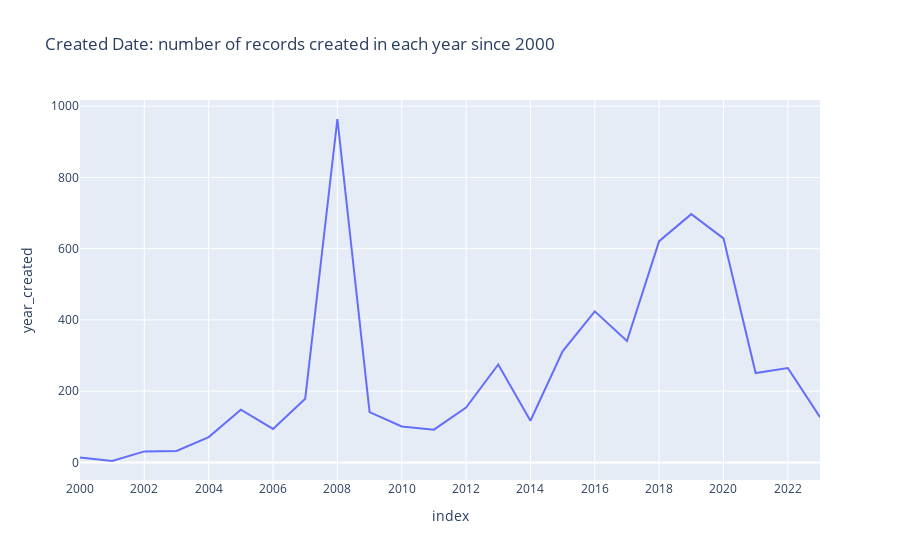

The notebook cell saved with this chart:
### Code cell
# Create the visuals
fig_topic = px.bar(df_topic, y='index', x='features_properties_topicCategory', title='Topic 10 Categories',orientation='h')
fig_status = px.bar(df_status, y='index', x='features_properties_status', title='Top 10 Status',orientation='h')
fig_spatial = px.pie(df_spatial, values='features_properties_spatialRepresentation', names='index', title='Spatial Representations: Breakdown of Spatial Representations for metadata records ')
fig_type = px.pie(df_type, values='features_properties_type', names='index', title='Feature Types: Breakdown of Feature Types for metadata records')
fig_standard = px.pie(df_standard, values='features_properties_metadataStandard_en', names='index', title='Metadata Standards of the records')
fig_language= px.pie(df_language, values='features_properties_language', names='index', title='Languages of the records')
fig_year_published = px.line(df_year_published, x='index', y='year_published', title='Published Date: number of records published in each year since 2000')
fig_year_created = px.line(df_year_created, x='index', y='year_created', title='Created Date: number of records created in each year since 2000')
# Update x-axis tick interval
fig_year_published.update_xaxes(tick0=2000, dtick=2)
fig_year_created.update_xaxes(tick0=2000, dtick=2)

### Figure 1 — Plotly figure (JSON) as saved in the notebook; plotly's stock layout.template omitted (floating-point values rounded to 4 significant figures)
{"data": [{"hovertemplate": "index=%{x}<br>year_created=%{y}<extra></extra>", "legendgroup": "", "line": {"color": "#636efa", "dash": "solid"}, "marker": {"symbol": "circle"}, "mode": "lines", "name": "", "orientation": "v", "showlegend": false, "type": "scatter", "x": [2000, 2001, 2002, 2003, 2004, 2005, 2006, 2007, 2008, 2009, 2010, 2011, 2012, 2013, 2014, 2015, 2016, 2017, 2018, 2019, 2020, 2021, 2022, 2023], "xaxis": "x", "y": [14, 4, 31, 32, 71, 148, 94, 179, 964, 141, 101, 92, 154, 275, 117, 312, 424, 341, 621, 697, 629, 251, 265, 127], "yaxis": "y"}], "layout": {"legend": {"tracegroupgap": 0}, "title": {"text": "Created Date: number of records created in each year since 2000"}, "xaxis": {"anchor": "y", "domain": [0, 1], "dtick": 2, "tick0": 2000, "title": {"text": "index"}}, "yaxis": {"anchor": "x", "domain": [0, 1], "title": {"text": "year_created"}}}}
